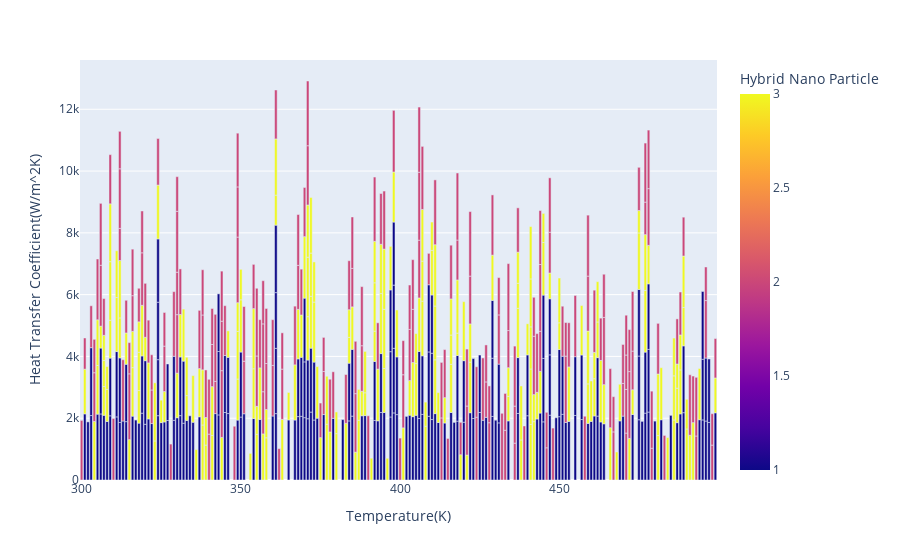

Source (notebook cell):
### Code cell
import plotly.express as px
fig = px.bar(data_frame = df, x = 'Temperature(K)', y = 'Heat Transfer Coefficient(W/m^2K)', color = 'Hybrid Nano Particle')
fig.show()

### Figure 1 — Plotly figure (JSON) as saved in the notebook; plotly's stock layout.template omitted (floating-point values rounded to 4 significant figures; data arrays with more than 128 entries replaced by an {"elided": "..."} marker saying what was removed)
{"data": [{"alignmentgroup": "True", "hovertemplate": "Temperature(K)=%{x}<br>Heat Transfer Coefficient(W/m^2K)=%{y}<br>Hybrid Nano Particle=%{marker.color}<extra></extra>", "legendgroup": "", "marker": {"color": {"elided": "600 int values"}, "coloraxis": "coloraxis", "pattern": {"shape": ""}}, "name": "", "offsetgroup": "", "orientation": "v", "showlegend": false, "textposition": "auto", "x": {"elided": "600 int values"}, "xaxis": "x", "y": {"elided": "600 int values"}, "yaxis": "y", "type": "bar"}], "layout": {"xaxis": {"anchor": "y", "domain": [0, 1], "title": {"text": "Temperature(K)"}}, "yaxis": {"anchor": "x", "domain": [0, 1], "title": {"text": "Heat Transfer Coefficient(W/m^2K)"}}, "coloraxis": {"colorbar": {"title": {"text": "Hybrid Nano Particle"}}, "colorscale": [[0, "#0d0887"], [0.1111, "#46039f"], [0.2222, "#7201a8"], [0.3333, "#9c179e"], [0.4444, "#bd3786"], [0.5556, "#d8576b"], [0.6667, "#ed7953"], [0.7778, "#fb9f3a"], [0.8889, "#fdca26"], [1, "#f0f921"]]}, "legend": {"tracegroupgap": 0}, "margin": {"t": 60}, "barmode": "relative"}}
